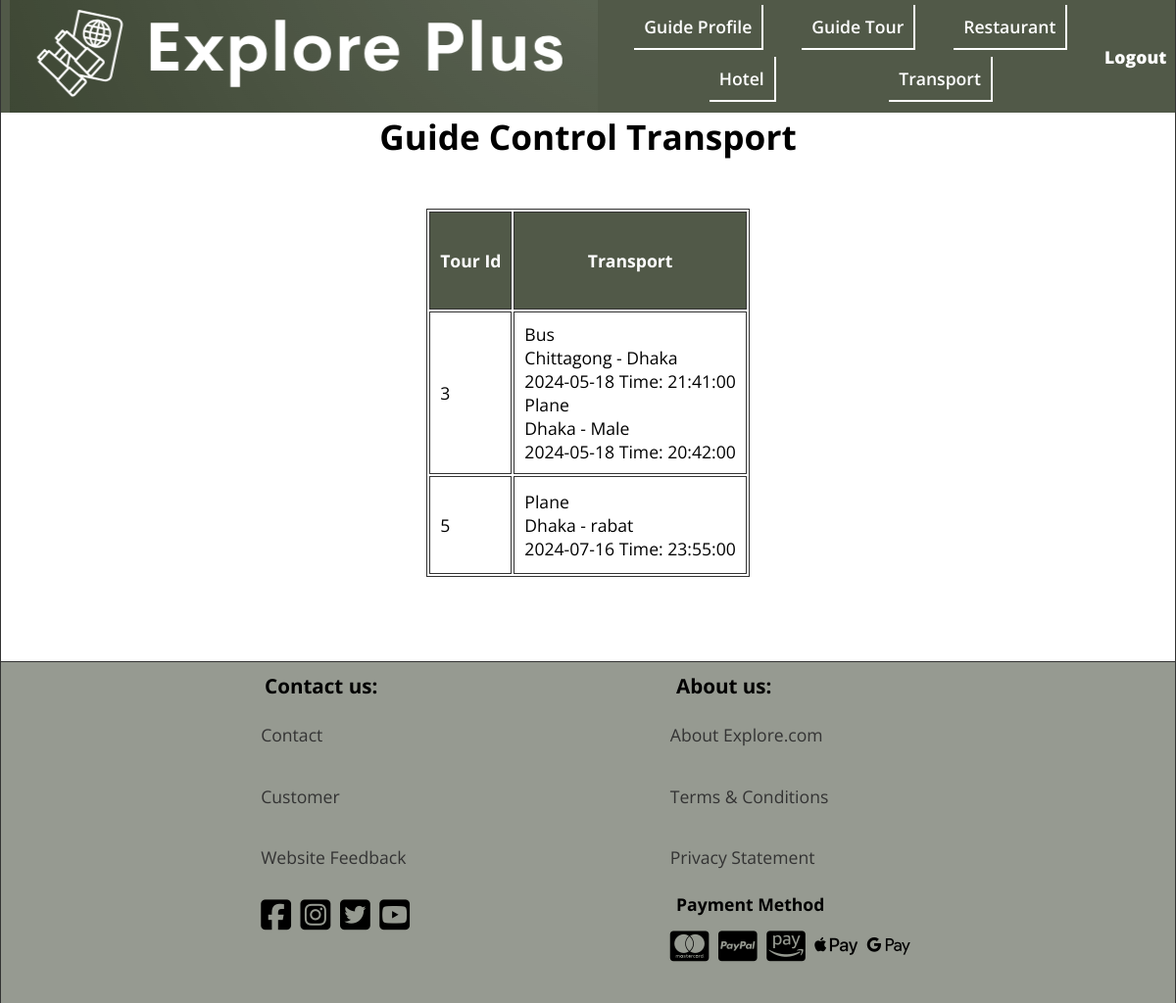
/Admin/guide_transport.php (signed in), run on an earlier commit of the app's database.
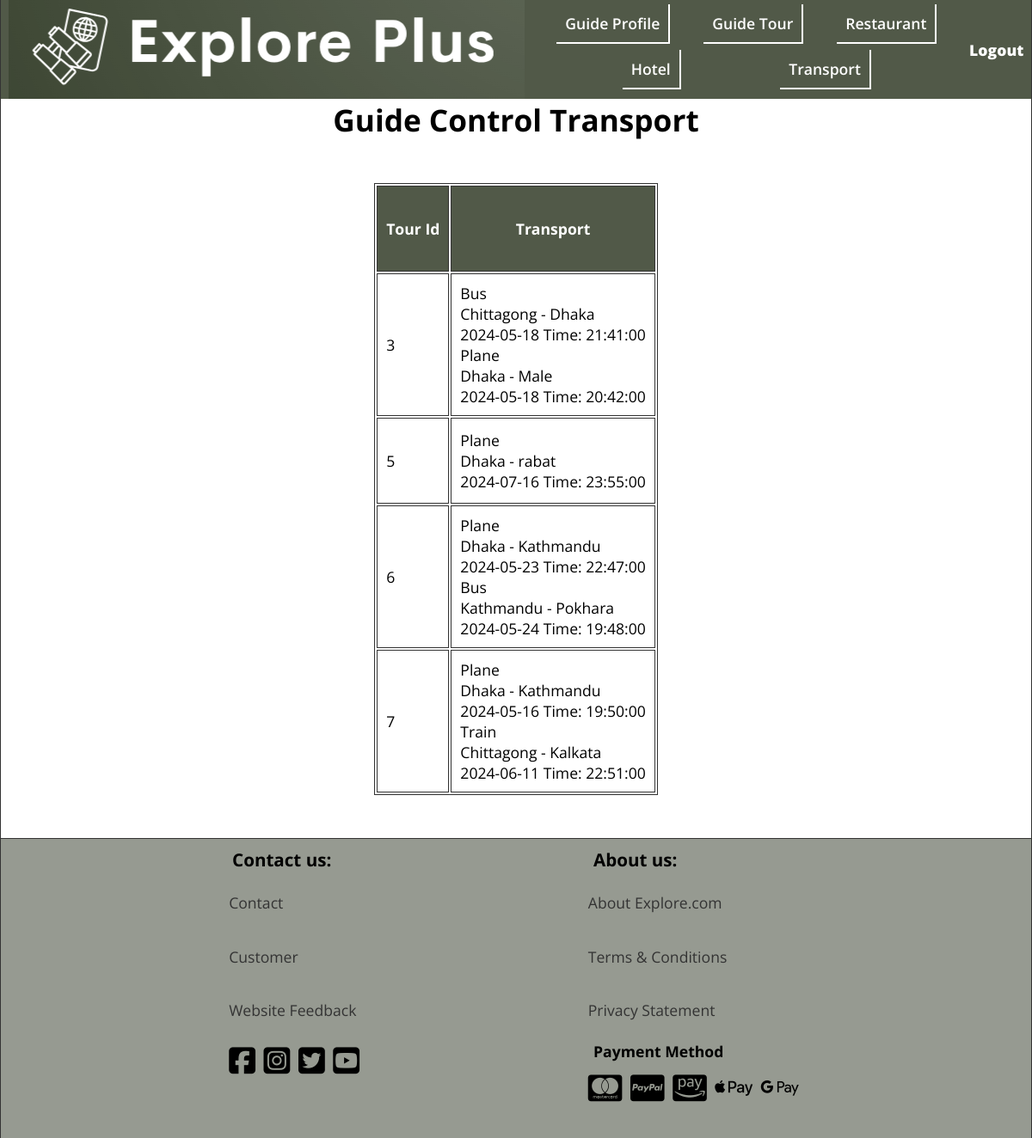
And on a later commit of the database.
### tables this page shows
CREATE TABLE `tour` (
  `tour_id` int(11) NOT NULL,
  `about` text DEFAULT NULL,
  `place_name` varchar(100) DEFAULT NULL,
  `country` varchar(50) DEFAULT NULL,
  `city` varchar(50) DEFAULT NULL,
  `budget` decimal(10,2) DEFAULT NULL,
  `available_seat` int(11) DEFAULT NULL,
  `start_date` datetime DEFAULT NULL,
  `finish_date` datetime DEFAULT NULL,
  `map` varchar(100) DEFAULT NULL,
  `FAQ` text DEFAULT NULL,
  `menu_id` int(11) DEFAULT NULL,
  `hotel_id` int(11) DEFAULT NULL,
  `guide_username` varchar(50) DEFAULT NULL,
  `photo` blob DEFAULT NULL,
  `continent` varchar(20) NOT NULL,
  `capacity` int(11) NOT NULL
);

CREATE TABLE `transport` (
  `transport_id` int(11) NOT NULL,
  `type` varchar(50) DEFAULT NULL,
  `from_place` varchar(100) DEFAULT NULL,
  `to_place` varchar(100) DEFAULT NULL,
  `price` decimal(10,2) DEFAULT NULL,
  `start_date` date DEFAULT NULL,
  `finish_date` date DEFAULT NULL,
  `finish_time` time DEFAULT NULL,
  `class` varchar(50) DEFAULT NULL,
  `capacity` int(11) DEFAULT NULL,
  `tour_id` int(11) DEFAULT NULL,
  `start_time` time NOT NULL
);

### Admin/guide_transport.php (the view, shortened to what this page needs)
<?php
$conn = mysqli_connect("localhost","root","","explore_plus");
$guide_username = $_SESSION['guide_username'];
$sql = "SELECT t.tour_id ,(t.capacity - t.available_seat) as booked_seat
        FROM guide g
        INNER JOIN  tour t
         ON t.guide_username = g.username
        WHERE g.username = '{$guide_username}'
        group by t.tour_id
        ";
$result = mysqli_query($conn,$sql);
$tours = mysqli_fetch_all($result,MYSQLI_ASSOC);
?>
<!DOCTYPE html>
<html lang="en">
<head>
    <link rel="stylesheet" href="../css/style.css">
    <link rel="stylesheet" href="https://cdnjs.cloudflare.com/ajax/libs/font-awesome/6.5.1/css/all.min.css" />
</head>
<body>
<header class="header admin">
    <div class="header__logo">
        <figure>
            <img src="../img/logo3.png" alt="logo" title="logo" height="115" width="600">
        </figure>
    </div>
    <nav class="header__nav nav__admin">
        <ul class="header__ul header__admin">
            <li><a href="guide_profile.php">Guide Profile</a></li>
            <li><a href="guide_tour.php">Guide Tour</a></li>
            <li><a href="guide_restaurant.php">Restaurant</a></li>
        </ul>
        <ul class="header__ul header__admin">
            <li><a href="guide_hotel.php">Hotel</a></li>
            <li><a href="guide_transport.php">Transport</a></li>
        </ul>
    </nav>
    <div class="admin__logout"><a href="admin_login.php">Logout</a></div>
</header>
<main class="main main__table-container">
    <h1 class="center">Guide Control Transport</h1>
    <table class="main__table transportation">
        <thead>
        <tr>
            <th id="tour-id" scope="col" class="table__head">Tour Id</th>
            <th id="hotel" scope="col" class="table__head">Transport</th>
        </tr>
        </thead>
        <tbody>
        <?php foreach ($tours as $tour): ?>
            <tr>
                <td class="table__item"><?php echo $tour['tour_id']?></td>
                <td class="table__item">
                    <?php
                    $transportsSql =mysqli_query($conn,"SELECT from_place , to_place , type ,trn.start_date ,trn.start_time
                                                                FROM tour t
                                                                INNER JOIN guide g
                                                                ON t.guide_username = g.username
                                                                INNER join transport trn
                                                                on trn.tour_id = t.tour_id
                                                                where g.username = '{$guide_username}' and t.tour_id = '{$tour['tour_id']}'");
                    $transports = mysqli_fetch_all($transportsSql,MYSQLI_ASSOC);
                    foreach ($transports as $transport):
                        echo $transport['type'] . '<br>';
                        echo $transport['from_place'] . " - ".$transport['to_place'].'<br>';
                        echo $transport['start_date'] . "  Time:  " . $transport['start_time'].'<br>';
                    endforeach;
                    ?>
                </td>
            </tr>
        <?php endforeach; ?>
        </tbody>
    </table>
</main>
<footer class="footer admin-foot">
    <div class="footer__contact">
        <h3 class="footer__h3">Contact us:</h3>
        <ul class="footer__ul">
            <li><a href="../footerPage/contact_us.html">Contact</a></li>
            <li><a href="../footerPage/customer.html">Customer</a></li>
            <li><a href="../footerPage/website_feedback.php">Website Feedback</a></li>
        </ul>
        <div class="footer__icons">
            <i class="fa-brands fa-square-facebook"></i>
            <i class="fa-brands fa-square-instagram"></i>
            <i class="fa-brands fa-square-twitter"></i>
            <i class="fa-brands fa-square-youtube"></i>
        </div>
    </div>
    <div class="footer__about">
        <h3 class="footer__h3">About us:</h3>
        <ul class="footer__ul">
            <li><a href="../footerPage/about__us.html">About Explore.com</a></li>
            <li><a href="../footerPage/terms_condition.html">Terms &amp; Conditions</a></li>
            <li><a href="../footerPage/privacy_statement.html">Privacy Statement</a></li>
        </ul>
        <h4 class="footer__h3">Payment Method</h4>
        <div class="footer__icons">
            <i class="fa-brands fa-cc-mastercard"></i>
            <i class="fa-brands fa-cc-paypal"></i>
            <i class="fa-brands fa-cc-amazon-pay"></i>
            <i class="fa-brands fa-apple-pay"></i>
            <i class="fa-brands fa-google-pay"></i>
        </div>
    </div>
</footer>

What changed in the data, as far as the page shows it:
added tour: tour_id "6"
now on this page (row edited): transport: type "Plane", from_place "Dhaka", to_place "Kathmandu", start_date "2024-05-23", start_time "22:47:00", shown under "6"
now on this page (row edited): transport: type "Bus", from_place "Kathmandu", to_place "Pokhara", start_date "2024-05-24", start_time "19:48:00", shown under "6"
added tour: tour_id "7"
now on this page (row edited): transport: type "Plane", from_place "Dhaka", to_place "Kathmandu", start_date "2024-05-16", start_time "19:50:00", shown under "7"
now on this page (row edited): transport: type "Train", from_place "Chittagong", to_place "Kalkata", start_date "2024-06-11", start_time "22:51:00", shown under "7"
